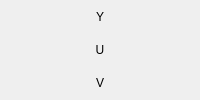
          <widget class="QWidget" name="yuv_label" native="true">
           <layout class="QVBoxLayout" name="yuv_label_layout">
            <property name="spacing">
             <number>1</number>
            </property>
            <property name="leftMargin">
             <number>0</number>
            </property>
            <property name="topMargin">
             <number>1</number>
            </property>
            <property name="rightMargin">
             <number>0</number>
            </property>
            <property name="bottomMargin">
             <number>1</number>
            </property>
            <item>
             <widget class="QPushButton" name="yuv_1_label">
              <property name="sizePolicy">
               <sizepolicy hsizetype="Preferred" vsizetype="Preferred">
                <horstretch>0</horstretch>
                <verstretch>0</verstretch>
               </sizepolicy>
              </property>
              <property name="focusPolicy">
               <enum>Qt::NoFocus</enum>
              </property>
              <property name="text">
               <string>Y</string>
              </property>
              <property name="iconSize">
               <size>
                <width>10</width>
                <height>10</height>
               </size>
              </property>
              <property name="flat">
               <bool>true</bool>
              </property>
             </widget>
            </item>
            <item>
             <widget class="QPushButton" name="yuv_2_label">
              <property name="sizePolicy">
               <sizepolicy hsizetype="Preferred" vsizetype="Preferred">
                <horstretch>0</horstretch>
                <verstretch>0</verstretch>
               </sizepolicy>
              </property>
              <property name="focusPolicy">
               <enum>Qt::NoFocus</enum>
              </property>
              <property name="text">
               <string>U</string>
              </property>
              <property name="iconSize">
               <size>
                <width>10</width>
                <height>10</height>
               </size>
              </property>
              <property name="flat">
               <bool>true</bool>
              </property>
             </widget>
            </item>
            <item>
             <widget class="QPushButton" name="yuv_3_label">
              <property name="sizePolicy">
               <sizepolicy hsizetype="Preferred" vsizetype="Preferred">
                <horstretch>0</horstretch>
                <verstretch>0</verstretch>
               </sizepolicy>
              </property>
              <property name="focusPolicy">
               <enum>Qt::NoFocus</enum>
              </property>
              <property name="text">
               <string>V</string>
              </property>
              <property name="iconSize">
               <size>
                <width>10</width>
                <height>10</height>
               </size>
              </property>
              <property name="flat">
               <bool>true</bool>
              </property>
             </widget>
            </item>
           </layout>
          </widget>
